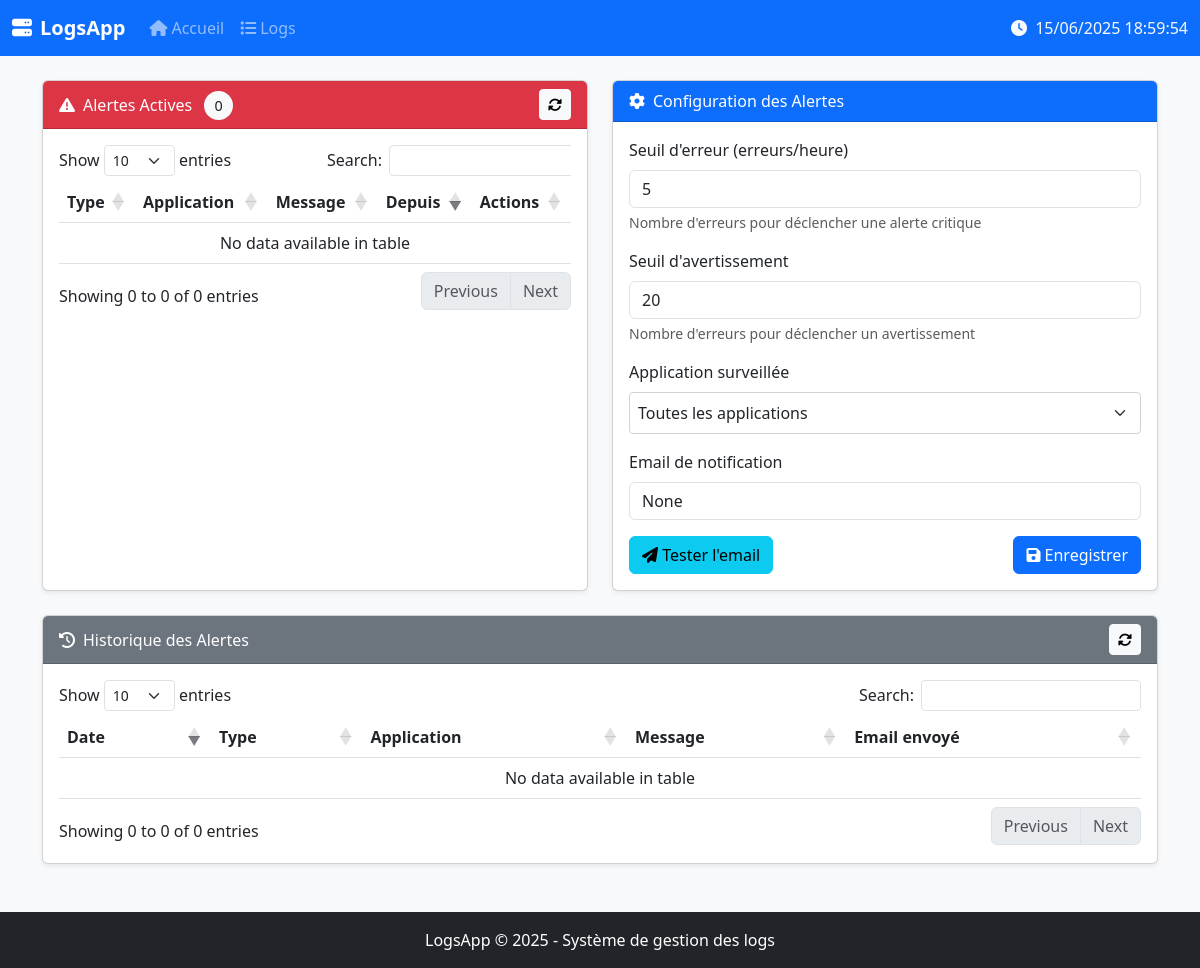
Page /alerts on the earlier database version.
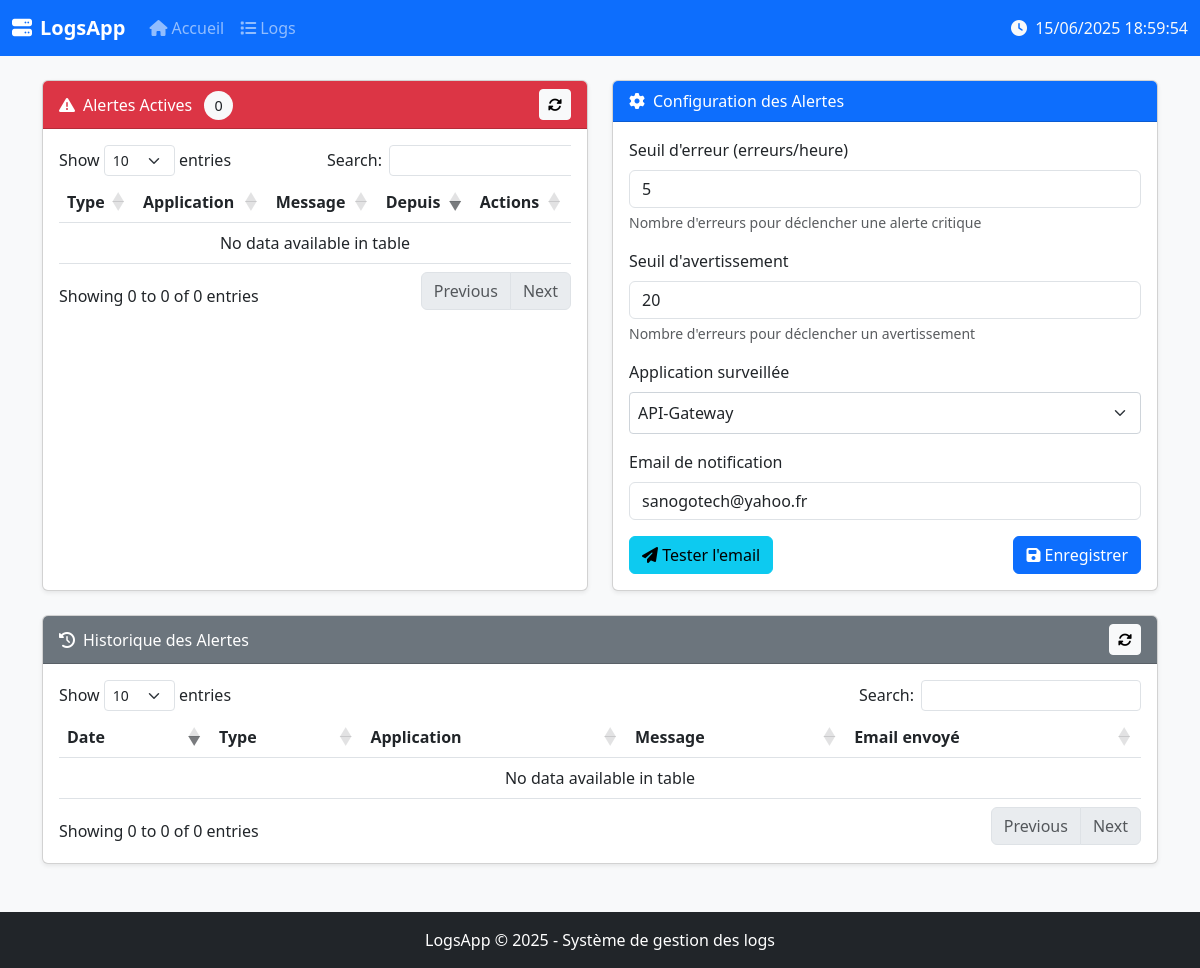
Same page on the later database version.
### tables this page shows
CREATE TABLE alert_config (
                    id INTEGER PRIMARY KEY AUTOINCREMENT,
                    error_threshold INTEGER DEFAULT 5,
                    warning_threshold INTEGER DEFAULT 20,
                    notification_email TEXT,
                    monitored_application TEXT,
                    last_updated TEXT DEFAULT CURRENT_TIMESTAMP
                );

### server/app.py (the view)
@app.route('/alerts')
def view_alerts():
    active_alerts = db.get_active_alerts()
    alert_history = db.get_alert_history(limit=50)
    alert_config = db.get_alert_config()
    applications = db.get_distinct_values('application')  # Nouveau
    return render_template(
        'alerts.html',
        active_alerts=active_alerts,
        alert_history=alert_history,
        alert_config=alert_config,
        applications=applications
    )

### server/app.py (called while the page is built)
@app.context_processor
def inject_global_vars():
    return {
        'now': datetime.now().strftime("%Y-%m-%d %H:%M:%S"),
        'app_name': 'LogsApp'
    }

### server/db_sqlite.py (called while the page is built)
    def get_distinct_values(self, column):
        if column not in ['application', 'tag', 'level', 'module', 'host']:
            return []
        return [row[0] for row in
               self.conn.execute(f'SELECT DISTINCT {column} FROM logs WHERE {column} IS NOT NULL')]

    def get_alert_history(self, limit=50):
        return self.conn.execute('''
            SELECT * FROM alerts
            WHERE status != 'active'
            ORDER BY created_at DESC
            LIMIT ?
        ''', (limit,)).fetchall()

    def get_alert_config(self):
        row = self.conn.execute('SELECT * FROM alert_config LIMIT 1').fetchone()
        if row:
            return dict(row)
        return {
            'error_threshold': 5,
            'warning_threshold': 20,
            'notification_email': None,
            'monitored_application': None,
            'last_updated': datetime.now().isoformat()
        }

### server/templates/alerts.html (shortened to what this page needs)
{% extends "base.html" %}
{% block extra_css %}
<link rel="stylesheet" href="https://cdn.datatables.net/1.13.6/css/dataTables.bootstrap5.min.css">
{% endblock %}
{% block content %}
<div class="row mb-4">
    <div class="col-md-6">
        <div class="card shadow-sm h-100 alert-card">
            <div class="card-header bg-danger text-white d-flex justify-content-between align-items-center">
                <div>
                    <i class="fas fa-exclamation-triangle me-2"></i>Alertes Actives
                    <span id="activeAlertsCounter" class="alert-counter bg-light text-dark ms-2">0</span>
                </div>
                <button id="refreshActiveAlertsBtn" class="btn btn-sm btn-light refresh-btn" title="Rafraîchir">
                    <i class="fas fa-sync-alt"></i>
                </button>
            </div>
            <div class="card-body position-relative">
                <div class="table-responsive">
                    <table id="activeAlertsTable" class="table table-hover">
                        <thead>
                            <tr>
                                <th>Type</th>
                                <th>Application</th>
                                <th>Message</th>
                                <th>Depuis</th>
                                <th>Actions</th>
                            </tr>
                        </thead>
                        <tbody>
                        </tbody>
                    </table>
                </div>
            </div>
        </div>
    </div>
    <div class="col-md-6">
        <div class="card shadow-sm h-100 alert-card">
            <div class="card-header bg-primary text-white">
                <i class="fas fa-cog me-2"></i>Configuration des Alertes
            </div>
            <div class="card-body">
                <form id="alertConfigForm">
                    <div class="mb-3">
                        <label class="form-label">Seuil d'erreur (erreurs/heure)</label>
                        <input type="number" class="form-control" name="error_threshold"
                               value="{{ alert_config.error_threshold }}" min="1" required>
                        <div class="form-text">Nombre d'erreurs pour déclencher une alerte critique</div>
                    </div>
                    <div class="mb-3">
                        <label class="form-label">Seuil d'avertissement</label>
                        <input type="number" class="form-control" name="warning_threshold"
                               value="{{ alert_config.warning_threshold }}" min="1" required>
                        <div class="form-text">Nombre d'erreurs pour déclencher un avertissement</div>
                    </div>
                    <div class="mb-3">
                        <label class="form-label">Application surveillée</label>
                        <select class="form-select application-select" name="monitored_application">
                            <option value="">Toutes les applications</option>
                            {% for app in applications %}
                            <option value="{{ app }}" {% if alert_config.monitored_application == app %}selected{% endif %}>
                                {{ app }}
                            </option>
                            {% endfor %}
                        </select>
                    </div>
                    <div class="mb-3">
                        <label class="form-label">Email de notification</label>
                        <input type="email" class="form-control" name="notification_email"
                               value="{{ alert_config.notification_email }}" required>
                    </div>
                    <div class="d-flex justify-content-between">
                        <button type="button" class="btn btn-info" id="testEmailBtn">
                            <i class="fas fa-paper-plane"></i> Tester l'email
                        </button>
                        <button type="submit" class="btn btn-primary">
                            <i class="fas fa-save"></i> Enregistrer
                        </button>
                    </div>
                </form>
            </div>
        </div>
    </div>
</div>
<div class="card shadow-sm mt-4 alert-card">
    <div class="card-header bg-secondary text-white d-flex justify-content-between align-items-center">
        <div>
            <i class="fas fa-history me-2"></i>Historique des Alertes
        </div>
        <button id="refreshHistoryBtn" class="btn btn-sm btn-light refresh-btn" title="Rafraîchir">
            <i class="fas fa-sync-alt"></i>
        </button>
    </div>
    <div class="card-body">
        <div class="table-responsive">
            <table id="alertsHistoryTable" class="table">
                <thead>
                    <tr>
                        <th>Date</th>
                        <th>Type</th>
                        <th>Application</th>
                        <th>Message</th>
                        <th>Email envoyé</th>
                    </tr>
                </thead>
                <tbody>
                </tbody>
            </table>
        </div>
    </div>
</div>
{% endblock %}

### server/templates/base.html (shortened to what this page needs)
<!DOCTYPE html>
<html lang="fr">
<head>
    <link href="https://cdn.jsdelivr.net/npm/bootstrap@5.3.0/dist/css/bootstrap.min.css" rel="stylesheet">
    <link rel="stylesheet" href="https://cdnjs.cloudflare.com/ajax/libs/font-awesome/6.4.0/css/all.min.css">
    {% block extra_css %}{% endblock %}
</head>
<body class="bg-light">
    <nav class="navbar navbar-expand-lg navbar-dark bg-primary">
        <div class="container-fluid">
            <a class="navbar-brand fw-bold" href="/">
                <i class="fas fa-server me-2"></i>LogsApp
            </a>
            <div class="collapse navbar-collapse" id="navbarNav">
                <ul class="navbar-nav me-auto">
                    <li class="nav-item">
                        <a class="nav-link {% if request.path == '/' %}active{% endif %}" href="/">
                            <i class="fas fa-home me-1"></i>Accueil
                        </a>
                    </li>
                    <li class="nav-item">
                        <a class="nav-link {% if request.path.startswith('/logs') %}active{% endif %}" href="/logs">
                            <i class="fas fa-list me-1"></i>Logs
                        </a>
                    </li>
                </ul>
                <div class="navbar-text text-light">
                    <i class="fas fa-clock me-1"></i>
                    <span id="current-time">{{ now }}</span>
                </div>
            </div>
        </div>
    </nav>
    <main class="container py-4">
        {% block content %}{% endblock %}
    </main>
    <footer class="bg-dark text-white py-3 mt-4">
        <div class="container text-center">
            <p class="mb-0">LogsApp &copy; {{ now[:4] }} - Système de gestion des logs</p>
        </div>
    </footer>
</body>
</html>

### server/templates/base.html (style rules this page uses)
.table-responsive { max-height: 70vh; overflow-y: auto; }
main { min-height: 80vh; }

### server/templates/alerts.html (style rules this page uses)
.alert-card { transition: all 0.3s ease; }
.application-select { width: 100%; padding: 8px; border-radius: 4px; border: 1px solid #ced4da; }
.alert-counter { font-size: 0.9em; padding: 5px 10px; border-radius: 20px; }
.refresh-btn { cursor: pointer; transition: transform 0.3s ease; }

Differences in the rows shown:
added alert_config: error_threshold "5", warning_threshold "20", monitored_application "API-Gateway", notification_email "sanogotech@yahoo.fr"
Other differences:
form field error_threshold: "5" → (not shown)
form field warning_threshold: "20" → (not shown)
form field monitored_application: "Toutes les applications" → (not shown)
form field notification_email: "None" → (not shown)
